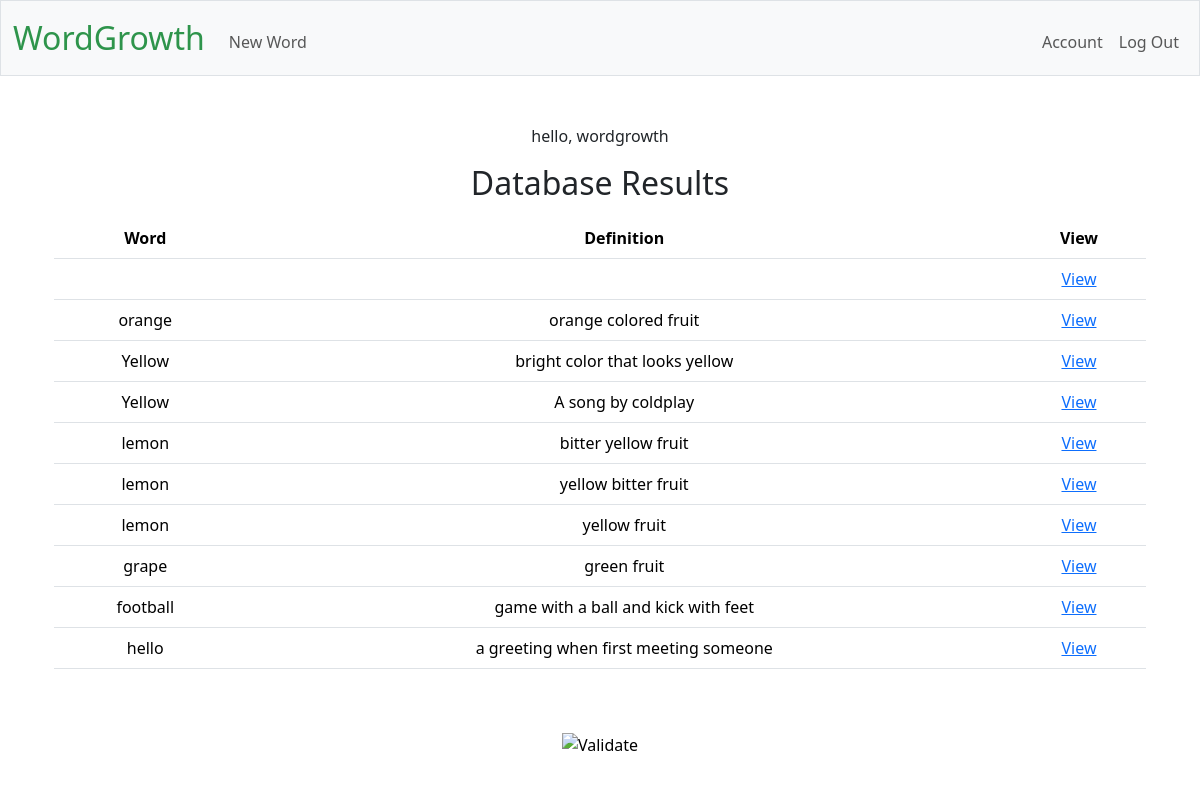
Page / (signed in) on the earlier database version.
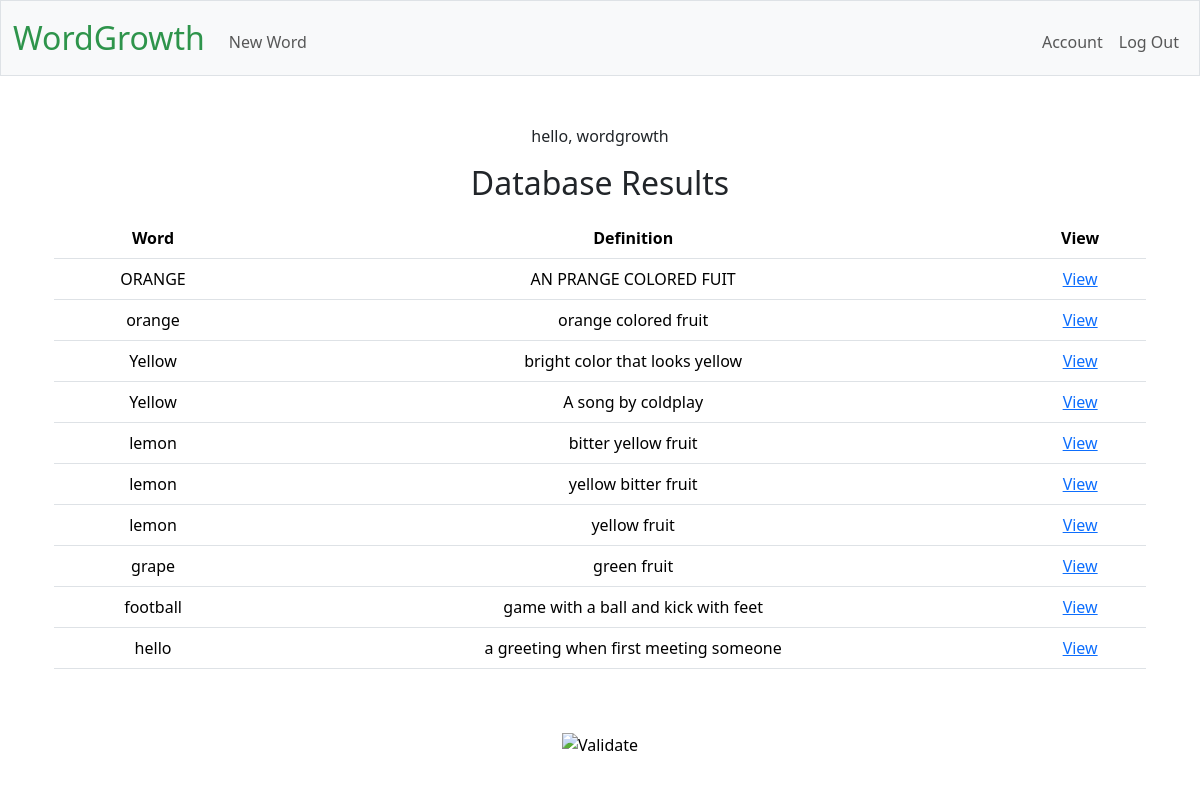
Same page on the later database version.
### tables this page shows
CREATE TABLE "vocabulary" (id INTEGER PRIMARY KEY AUTOINCREMENT, user_id INTEGER, word TEXT NOT NULL, definition TEXT, notes TEXT, example_sentence TEXT, example_media TEXT, FOREIGN KEY (user_id) REFERENCES users(id));

### app.py (the view)
@app.route("/")
def show_words():
    conn = get_db_connection()
    cursor = conn.cursor()
    if not session.get("user_id"):
        return redirect(url_for("login"))
    else:
        cursor.execute(
            "SELECT * FROM vocabulary WHERE user_id = ?", [session['user_id']]
            )
        conn.commit()
        rows = cursor.fetchall()
        return render_template("index.html", rows=rows)

### app.py (called while the page is built)
@app.teardown_appcontext
def close_db_connection(exception):
    db = g.pop('db', None)
    if db is not None:
        db.close()

### helpers.py (called while the page is built)
def get_db_connection():
    if 'db' not in g:
        g.db = sqlite3.connect(DATABASE)
        g.db.execute("PRAGMA foreign_keys = ON")  # Enables foreign key checks
        g.db.row_factory = sqlite3.Row # enables dictionaries to be returned not just tuples
    return g.db

### templates/index.html
{% extends "layout.html" %}
{% block main %}
    <p>hello, wordgrowth</p>
    <h2>Database Results</h2>
    <div class="container mt-3">
        <table class="table">
            <thead>
            <tr>
                <th>Word</th>
                <th>Definition</th>
                <th>View</th>
            </tr>
            </thead>
            <tbody>
                {% for row in rows %}
            <tr>
                <td>{{ row["word"] }}</td>
                <td>{{ row["definition"] }}</td>
                <td><a href="{{ url_for('word_view', word_id=row['id']) }}">View</a></td>
            </tr>
                {% endfor %}
            </tbody>
        </table>
    </div>
{% endblock %}

Differences in the rows shown:
changed vocabulary: word (not shown) → "ORANGE"; definition (not shown) → "AN PRANGE COLORED FUIT"
